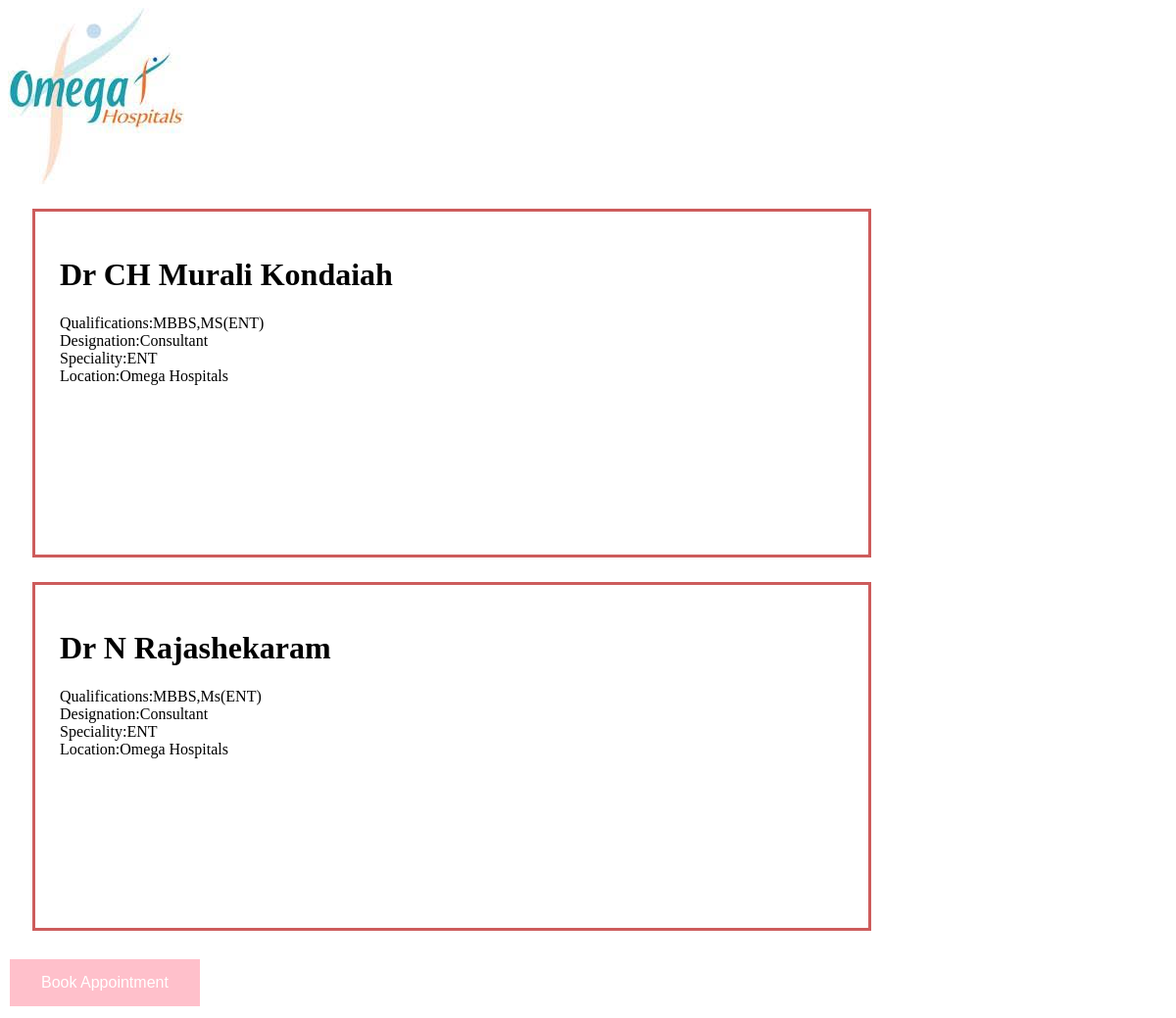
The page /ENT/ on the database its author committed.
### hospital/models.py (models this page shows)
class doctor(models.Model):
		name=models.CharField(max_length=50)
		qualifications=models.CharField(max_length=70)
		designation=models.CharField(max_length=50)
		speciality=models.CharField(max_length=50)
		location=models.CharField(max_length=30)

### hospital/views.py (the view)
# urls.py: url(r'ENT/$',doc_list_ENT),
def doc_list_ENT(request):
	doctors= doctor.objects.filter(speciality='ENT')
	return render (request,'hospital/doc_list_derm.html',{'doctors':doctors})

### hospital/templates/hospital/doc_list_derm.html (shortened to what this page needs)
<html>
<head>
	<img src="/static/omega.jpg"  >
</head>
<body>
                {% for doctor in doctors %}
                <div class="{{doctor.speciality}}">
                <h1>{{doctor.name}}</h1>
                <p>Qualifications:{{doctor.qualifications}}<br>
                    Designation:{{doctor.designation}}<br>
                    Speciality:{{doctor.speciality}}<br>
                    Location:{{doctor.location}}
                </p>
                </div>
                {% endfor %}
               <button class="button" onClick="location.href='create/'" >Book Appointment</button>
</body>
</html>

### hospital/templates/hospital/doc_list_derm.html (style rules this page uses)
.ENT { width: 800px; border: 3px solid blue; border-color: #CD5C5C; padding: 25px; margin: 25px; height: 300px; }
.button { background-color: #4CAF50; border: none; color: white; padding: 15px 32px; text-align: center; text-decoration: none; display: inline-block; font-size: 16px; margin: 4px 2px; cursor: pointer; background-color: pink; }

### rows shown on the page
doctor: name "Dr CH Murali Kondaiah", qualifications "MBBS,MS(ENT)", designation "Consultant", speciality "ENT", location "Omega Hospitals"
doctor: name "Dr N Rajashekaram", qualifications "MBBS,Ms(ENT)", designation "Consultant", speciality "ENT", location "Omega Hospitals"
